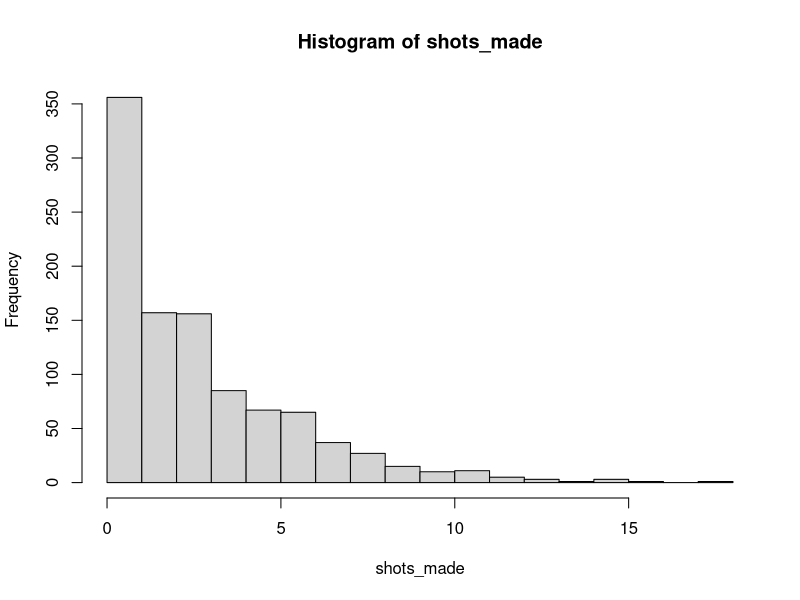
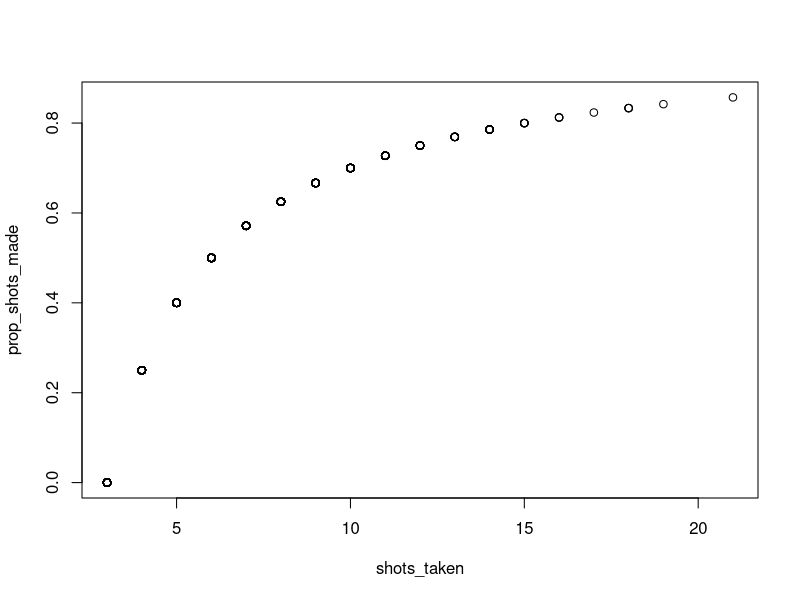
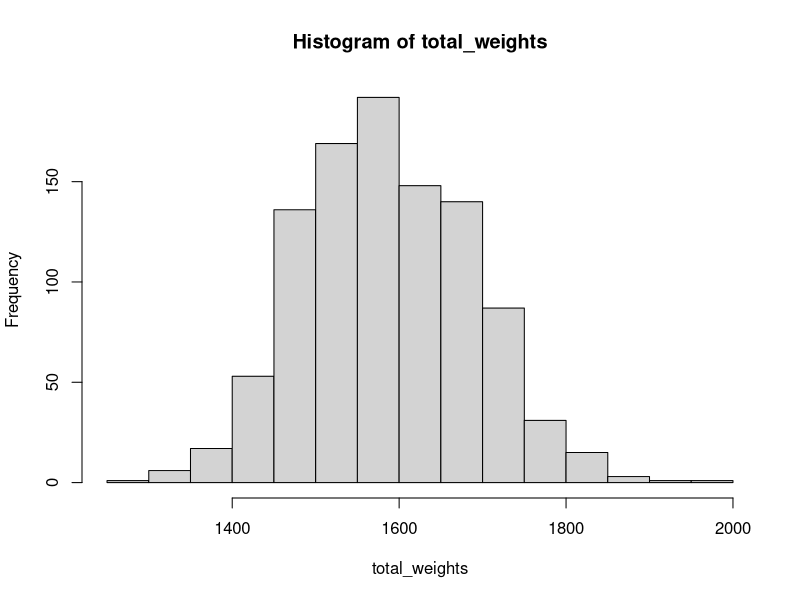
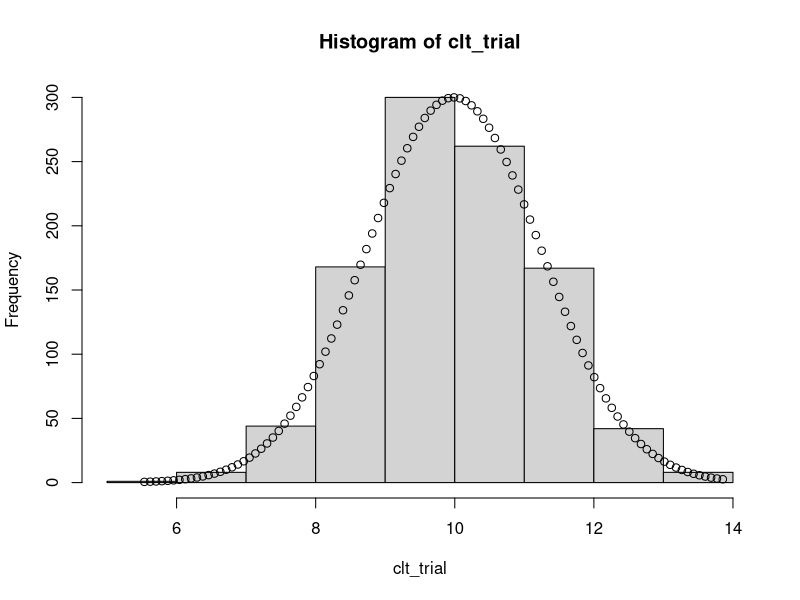
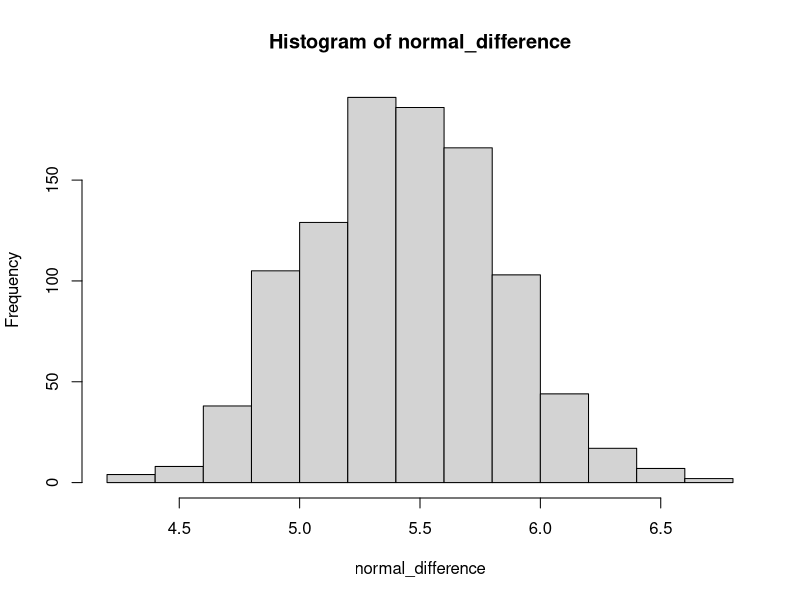
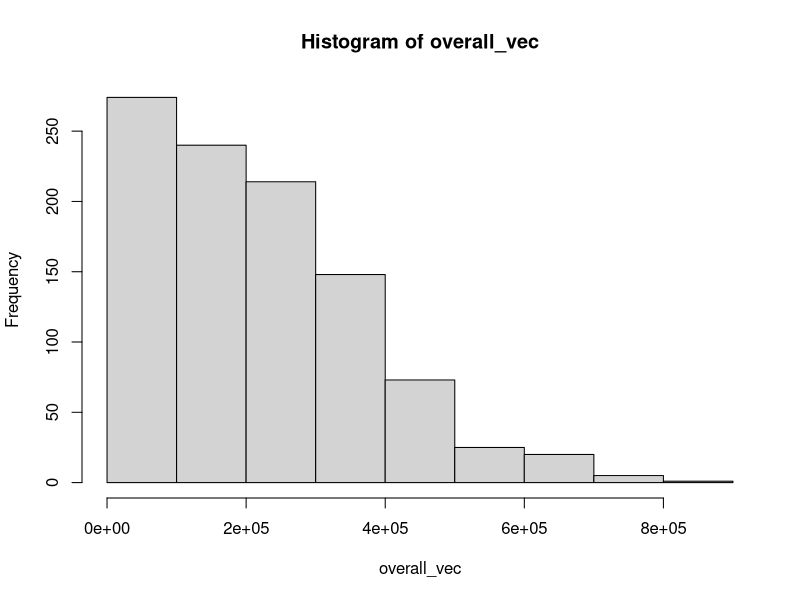

These charts were generated, in order, by the following R code: (Note: this script raises an error after producing the figures.)
# 5.1: Discrete Probability Simulation:

# Basketball player has 60% chance of making a shot.
# Keeps taking shots until he misses twice in a row.
# Assume shots are independent.

# Write an R function to simulate this process.

basketball_trial = function(n_shots){
  n_miss = 0
  n_made = 0
  
  
  for (i in 1:n_shots){
    counter = i
    
    if (n_miss >= 2) {break}
    
    # Shot trial
    shot = rbinom(1, 1, 0.6)
    
    if (shot == 0) {
      n_miss = n_miss + 1
    }
    
    else {
      n_made = n_made + 1
    }
  }
  
  return(list("Number of shots made" = n_made, "Total shots taken" = counter))
}

output = replicate(1000, basketball_trial(n_shots=500))

shots_made = unlist(output[1,])
shots_taken = unlist(output[2,])
prop_shots_made = shots_made / shots_taken

hist(shots_made, breaks=seq(floor(min(shots_made)), max(shots_made), 1))

c("average number of shots made" = mean(shots_made), "standard deviation of shots made" = sd(shots_made))

# Now, using your simulations, make a scatterplot of the number of shots the player will take
# and the proportion of shots that are successes.

plot(shots_taken, prop_shots_made)









# 5.2 Continuous Probability Simulation

# The logarithms of weights (in pounds) of men in the United States are approximately
# normally distributed with mean 5.13 and standard deviation 0.17
# Women's log weights are approximately normally distributed with
# mean 4.96 and standard deviation 0.20.

# Suppose that 10 adults selected at random step on an elevator with a capacity of 1750 pounds
# What is the probability that their total weight exceeds this limit?


elevator = function(){
  # First, select 10 adults.
  man_or_woman = sample(c("man", "woman"), size=10, replace=TRUE, prob=c(0.5, 0.5))
  
  # Let's do it that vectorized way, instead of using for loops.
  log_weights = ifelse(man_or_woman=="man", rnorm(10, mean=5.13, sd=0.17), rnorm(10, mean=4.96, sd=0.20))
  
  return(sum(exp(log_weights)))
}

total_weights = replicate(1000, elevator())

hist(total_weights)

# The estimated probability that total weight exceeds the elevator's limit:
sum(total_weights > 1750)/length(total_weights)









# 5.3 Binomial Distribution
# A player takes 10 basketball shots, with a 40% probability of making each shot.
# Assume the outcomes of the shots are independent.

# Write a line of R code to compute the probability that the player makes exactly 3 of the 10 shots.

dbinom(3, 10, 0.4)

# Incidentally, doing this for continuous distributions is a lot more complex and requires a little bit
# more care. The CDF of continuous distributions can be used to estimate
# probabilities too. It's not perfect, but nothing ever is.

# Write an R function to simulate the 10 shots. Loop this function 10,000 times
# and check that your simulated probability of making exactly 3 shots is close
# to the exact probability computed in a.

basketball_trial_2 = replicate(10000, sum(rbinom(10, 1, 0.4) == 1))

sum(basketball_trial_2 == 3)/length(basketball_trial_2) - dbinom(3, 10, 0.4) # small difference!










# 5.4 Demonstration of the Central Limit Theorem

# Let x = x_1 + ... + x_20, the sum of 20 independent uniform(0,1) random variables

# In R, create 1000 simulations of x and plot their histogram
# What is the normal approximation to this distribution provided by the Central Limit Theorem
# Overlay a graph of the normal density on top of the histogram
# Comment on any differences between the histogram and the curve

clt_trial = replicate(1000, sum(runif(20)))
clt_hist_info = hist(clt_trial)

x_norm = seq(min(clt_trial), max(clt_trial), length.out = 100)
y_norm = max(clt_hist_info$counts)/max(dnorm(x_norm, mean=mean(clt_trial), sd=sd(clt_trial))) * dnorm(x_norm, mean=mean(clt_trial), sd=sd(clt_trial))

points(x_norm, y_norm)











# 5.5

normal_difference = replicate(1000, mean(rnorm(100, 69.1, 2.9)) - mean(rnorm(100, 63.7, 2.7)))

hist(normal_difference)
c("mean" = mean(normal_difference), "standard deviation" = sd(normal_difference))











# 5.6 Propagation of Uncertainty
# Cost savings of $5 per unit, standard error of $4.
# Size of market is 40,000, standard error of 10,000.

savings_vec = rnorm(1000, 5, 4)
savings_vec[savings_vec < 0] = 0

market_vec = rnorm(1000, 40000, 10000)
market_vec[market_vec < 0] = 0

overall_vec = savings_vec * market_vec

hist(overall_vec)
c("Mean Savings" = mean(overall_vec), "Median Savings" = median(overall_vec), "Standard Dev" = sd(overall_vec))

# Interesting. We see an overall right skew to the simulation data, which implies that savings
# will be less than the mean. The standard deviation savings is on the magnitude of the mean/median
# savings, which makes me a little skeptical of what savings we can find.

# A follow-up simulation would have me testing the sensitivity of the savings to the standard
# errors of the savings and the total market.










# 5.7

iterate_5_7 = function(){
  y = rnorm(1000, 6, 4)
  n = length(y)
  estimate = mean(y)
  se = sd(y)/sqrt(n)
  
  int_50 = estimate + qnorm(c(.50-.50/2, .50+.50/2)) * se
  int_95 = estimate + qnorm(c(.50-.95/2, .50+.95/2)) * se
  
  return(list("estimate" = estimate, "50% CI" = int_50, "95% CI" = int_95))
}

simulation_5_7 = replicate(100, iterate_5_7())

est = unlist(simulation_5_7[1,])
conf_50 = sapply(simulation_5_7[2,], function(elem){c(elem[2], elem[1])})
conf_95 = sapply(simulation_5_7[3,], function(elem){c(elem[2], elem[1])})

n_rep = length(simulation_5_7[1,])

par(mar=c(3,3,0,0), mgp=c(1.5,.5,0), tck=-.01)
plot(c(-2, n_rep+2), range(conf), bty="l", xlab="Simulation", ylab="Estimate, 50%, and 95% confidence interval", xaxs="i", yaxt="n", type="n")
axis(2, seq(-10,20,10))

points(1:n_rep, est, pch=20)
abline(6, 0, col="gray")
for (i in 1:n_rep){
  lines(c(i,i), conf_50[c(1,2), i], lwd=2)
  lines(c(i,i), conf_95[c(1,2), i], lwd=.3)
}










# 5.8

iterate_5_8 = function(){
  y = rnorm(100, 0.10, 0.17)
  n = length(y)
  estimate = mean(y)
  se = sd(y)/sqrt(n)
  
  int_95 = estimate + qnorm(c(.50-.95/2, .50+.95/2)) * se
  
  return(list(int_95))
}

simulate_5_8 = replicate(1000, iterate_5_8())

int_95_lo = sapply(simulate_5_8, function(elem){elem[1]})
int_95_hi = sapply(simulate_5_8, function(elem){elem[2]})

int_95_lo = unlist(int_95_lo)
int_95_hi = unlist(int_95_hi)

true_parameter = 0.10

# Proportion of intervals that include the true value.
sum(int_95_lo < true_parameter & int_95_hi < true_parameter)/length(int_95_lo)


# Compute the average and standard deviation of the 1000 point estimates;
# these represent the mean and standard deviation of the sampling distribution of the
# estimated treatment effect.

iterate_5_8 = function(){
  y = rnorm(100, 0.10, 0.17)
  n = length(y)
  estimate = mean(y)
  se = sd(y)/sqrt(n)
  
  int_95 = estimate + qnorm(c(.50-.95/2, .50+.95/2)) * se
  
  return(estimate)
}

simulate_5_8_c = replicate(1000, iterate_5_8())

c(mean(simulate_5_8_c), sd(simulate_5_8_c))










# 5.12 Randomization ***Important***

# Write a function in R to assign n items to treatment and control conditions
# under the following assignment procedures:

# Independent random assignment: Each item is independently randomly assigned to treatment
# or control with probabilities p and 1-p

ind_assign = function(vec, p=0.5){
  assignment = sample(c("trt", "ctrl"), size=length(vec), prob=c(p, (1-p)), replace = TRUE)
  return(rbind(assignment, vec))
}

ind_assign(1:20)


# Complete random assignment: The n items are randomly partitioned into np items that
# receive the treatment, and the other n*(1-p) are assigned to control

comp_assign = function(vec, p=0.5){
  trt = rep("trt", length(vec)*p)
  ctrl = rep("ctrl", length(vec)*(1-p))
  return(rbind(sample(c(trt, ctrl)), vec))
}

comp_assign(1:20)

# Matched Pairs
# This is the simplest version of block random assignment.
# The n items come sequentially in n/2 pairs. Within each pair, one item is randomly chosen
# for treatment and one for control. In other words, p = 0.5.

pair_assign = function(vec, p=0.5){
  assign = rep(NA, length(vec))
  for (i in seq(1, length(vec), 2)){
    flip = rbinom(1, 1, p)
    
    if (flip == 0){
      assign[i] = "trt"
      assign[i+1] = "ctrl"
    }
    
    else if (flip == 1) {
      assign[i] = "ctrl"
      assign[i+1] = "trt"
    }
    print(assign)
  }
  return(rbind(assign, vec))
}

pair_assign(1:20)
  